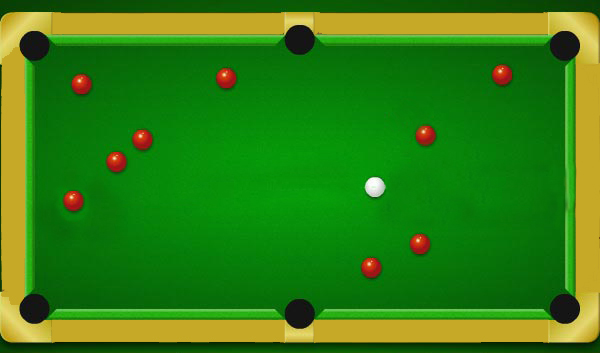
#> input picture Papers/pool.jpg, 600 x 353 px
$ python quiz_01.py
#> lines starting #> are read from the running program, lines starting #| are printed output that depends on the picture; after the words box and inside, x2 and y2 are one past the last pixel; in counts of white or black regions, pixels touching at a corner belong together
import cv2
import numpy as np
import matplotlib.pyplot as plt

image = cv2.imread("pool.jpg", 1)
#> image is the input picture: shape (353, 600, 3); mean B, G, R 17.7, 129, 48.9
image_rgb = cv2.cvtColor(image, cv2.COLOR_BGR2RGB)
hsv_image = cv2.cvtColor(image, cv2.COLOR_BGR2HSV)
#> hsv_image: shape (353, 600, 3); mean H, S, V 53, 227.1, 135.6
image_gray = cv2.cvtColor(image, cv2.COLOR_BGR2GRAY)
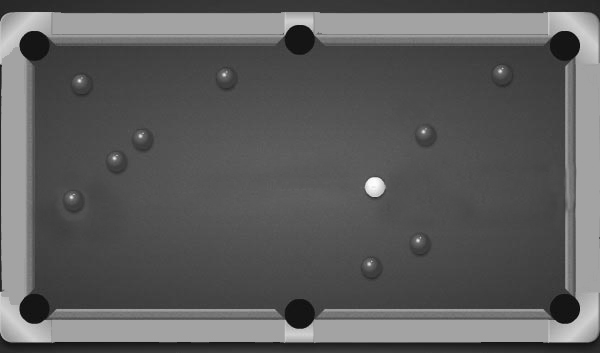
#> image_gray: shape (353, 600); min 5, max 253, mean 92.3

# extracting red color
mask_red = cv2.inRange(hsv_image, (0,50,50), (9,250,255))
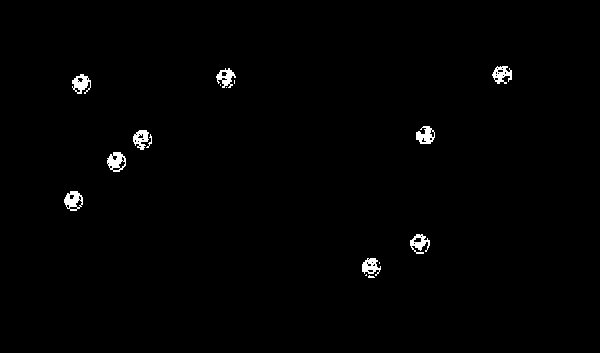
#> mask_red: shape (353, 600); 0.93% white; 16 white regions (6 under 20 px), largest, box (x1, y1, x2, y2) and area: (107, 152, 126, 172) 232, (64, 191, 83, 211) 230, (72, 74, 91, 94) 225
result_red = cv2.bitwise_and(image_rgb,image_rgb, mask = mask_red )

# extracting white color
mask_white = cv2.inRange(hsv_image, (0,0, 30), (255,20, 255))
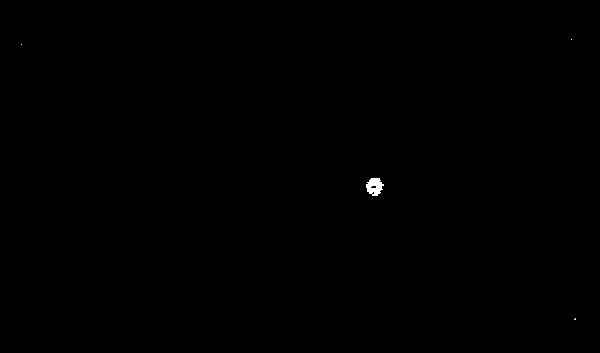
#> mask_white: shape (353, 600); 0.11% white; 4 white regions (3 under 20 px), largest, box (x1, y1, x2, y2) and area: (366, 178, 384, 196) 220
result_white = cv2.bitwise_and(image_rgb, image_rgb, mask = mask_white)

# extracting black color
ret, black_ = cv2.threshold(image_gray, 40, 255, cv2.THRESH_BINARY_INV)
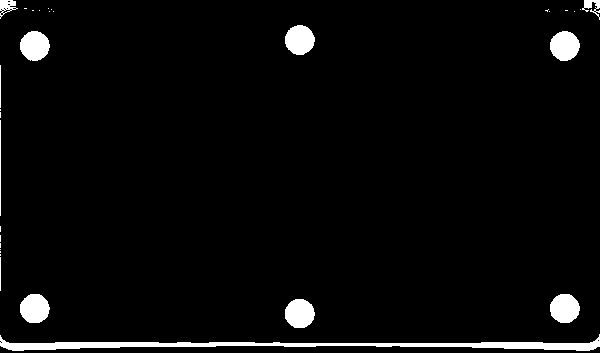
#> black_: shape (353, 600); 3.7% white; 32 white regions (20 under 20 px), largest, box (x1, y1, x2, y2) and area: (0, 334, 600, 351) 3088, (285, 25, 315, 55) 692, (20, 31, 50, 61) 691

# calculating eucledian distance between the centers of the white ball and all the red balls


# img_gray = cv2.cvtColor(image, cv2.COLOR_BGR2GRAY)

# # extracting red balls
# b, g, r = cv2.split(image)
# ret, redmask = cv2.threshold(r, 150, 255, cv2.THRESH_BINARY + cv2.THRESH_OTSU)

# # extracting white balls
# ret, whitemask = cv2.threshold(img_gray, 210, 255, cv2.THRESH_BINARY)


plt.figure("Main Window", figsize = (6,4))
plt.subplot(2,3,1)
plt.title("pool.jpg", fontsize = 8, color = "maroon")
plt.xticks([]), plt.yticks([])
plt.imshow(image_rgb)

plt.subplot(2,3,2)
plt.title("Figure a", fontsize = 8, color = "maroon")
plt.xticks([]), plt.yticks([])
plt.imshow(mask_red, "gray")

plt.subplot(2,3,3)
plt.title("Figure b", fontsize = 8, color = "maroon")
plt.xticks([]), plt.yticks([])
plt.imshow(mask_white, "gray")

plt.subplot(2,3,4)
plt.title("Figure b", fontsize = 8, color = "maroon")
plt.xticks([]), plt.yticks([])
plt.imshow(black_, "gray")


plt.show()
